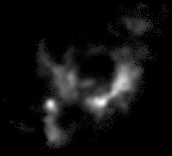
#> input picture astronomical-observations/TAU-N604-H-mod.fits, 172 x 156 px, found by its file name
$ jupyter execute --allow-errors ts-TAU-N604-H.ipynb   (shell and % lines are left out)
#> lines starting #> are read from the running program, lines starting #| are printed output that depends on the picture; after the words box and inside, x2 and y2 are one past the last pixel; in counts of white or black regions, pixels touching at a corner belong together
[cell 1]
import time
start_time=time.time()

[cell 2]
from pathlib import Path
import numpy as np
import json
from astropy.io import fits
from astropy.utils.misc import JsonCustomEncoder
import astropy.units as u
from matplotlib import pyplot as plt
import seaborn as sns
import sys
import turbustat.statistics as tss
from turbustat.statistics import PowerSpectrum
from turbustat.io.sim_tools import create_fits_hdu
import bfunc
import pandas as pd
from rebin_utils import downsample, oversample
from astropy.modeling import models, fitting
fitter = fitting.LevMarLSQFitter()

[cell 3]
distance = 840000 #parsecs
pix = 0.26 #arcsec

[cell 4]
name = 'N604'
element = 'H'
em_line = 'H$α$'

[cell 5]
name_file = 'TAU-N604-H-mod.fits'
name_res = 'TAU-N604-H'
flux_map = 'TAURUS-604-Ha-Flux.fits'

[cell 6]
##Open observations.fits
##Path and name
datapath_obs= Path(open("path-observations.txt", "r").read()).expanduser()
#> (reads surface_brightness_fluctuations/path-observations.txt from the repository)
#name_file = 'TAU-N604-H-mod.fits'
##load obs
obs =fits.open(datapath_obs / name_file)
#> obs = 4 items
##Obs data to matrix array
sb = obs[1].data.astype(float)
#> sb is the input picture: shape (156, 172) float64; 64.56% of the values are NaN or infinite; the others: min 1.42, max 15.15, mean 4.02
vv = obs[2].data.astype(float)
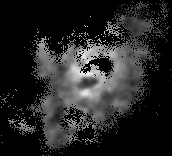
#> vv: shape (156, 172) float64; 64.56% of the values are NaN or infinite; the others: min -16.69, max 32.01, mean 3.56; drawn with min black, max white, NaN and infinite black
##load header data
hdr = obs[0].header
#distance = hdr['distance']

[cell 7]
fig = plt.figure(figsize=(8, 6))
ax = fig.add_subplot()
sns.heatmap(sb, cmap="magma",cbar_kws={'label': 'A.D.U.'})
ax.set_facecolor('xkcd:gray')
ax.set_xlabel('X')
ax.set_ylabel('Y')
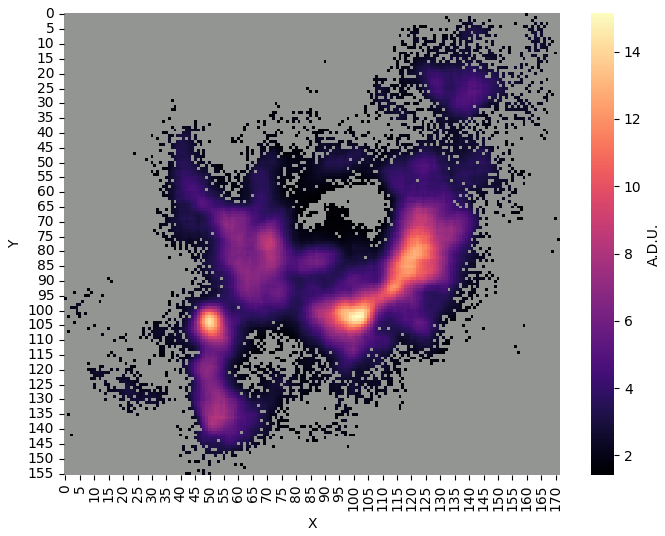
#> figure drawn by matplotlib, 2 panels

[cell 8]
fig = plt.figure(figsize=(8, 6))
ax = fig.add_subplot()
sns.heatmap(vv, cmap="RdBu_r",cbar_kws={'label': 'km/s'})
ax.set_facecolor('xkcd:gray')
ax.set_xlabel('X')
ax.set_ylabel('Y')
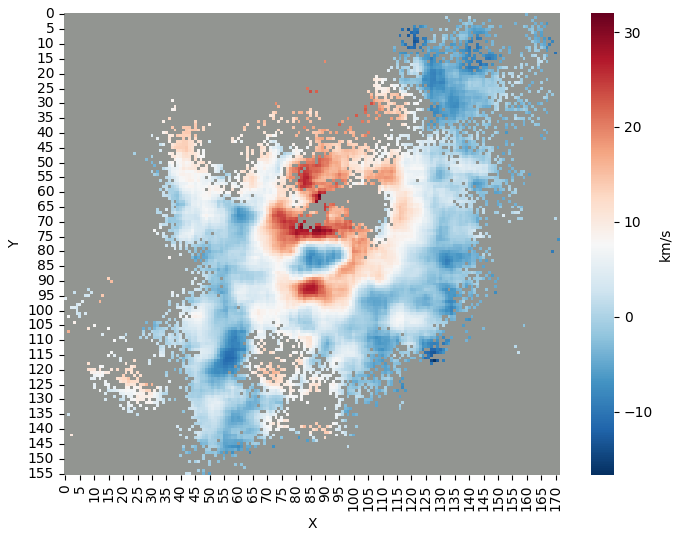
#> figure drawn by matplotlib, 2 panels

[cell 9]
##Open results.json file
##Path and name
datapath_data = Path(open("path-results.txt", "r").read()).expanduser()
#> (reads surface_brightness_fluctuations/path-results.txt from the repository)
#name_res = 'TAU-N604-H' ##change place to the first lines
##Load results
#> (the rest of this cell did not finish here and is left out)

mf = ~np.isfinite(sb) | (sb < 0.0)
sb[mf] = 0.0
sb /= sb.max()
sb /= np.nanmean(sb)

[cell 10]
fig = plt.figure(figsize=(8, 6))
ax = fig.add_subplot()
sns.heatmap(sb, cmap="magma",cbar_kws={'label': 'A.D.U.'})
ax.set_facecolor('xkcd:gray')
ax.set_xlabel('X')
ax.set_ylabel('Y')

[cell 11]
##nan values to mean velocity values
vmed = np.nanmedian(vv)
#> vmed = 1.92
mv = np.isfinite(vv)
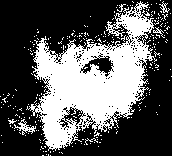
#> mv: shape (156, 172) bool; 35.4% white; 261 white regions (254 under 20 px), largest, box (x1, y1, x2, y2) and area: (26, 1, 157, 151) 8734, (14, 119, 36, 135) 118, (159, 1, 170, 13) 41
vv[~mv] = vmed
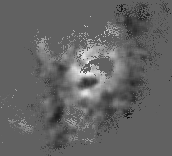
#> vv: shape (156, 172) float64; min -16.69, max 32.01, mean 2.5; drawn with min black and max white

[cell 12]
fig = plt.figure(figsize=(8, 6))
ax = fig.add_subplot()
sns.heatmap(vv, cmap="RdBu_r",cbar_kws={'label': 'km/s'})
ax.set_facecolor('xkcd:gray')
ax.set_xlabel('X')
ax.set_ylabel('Y')
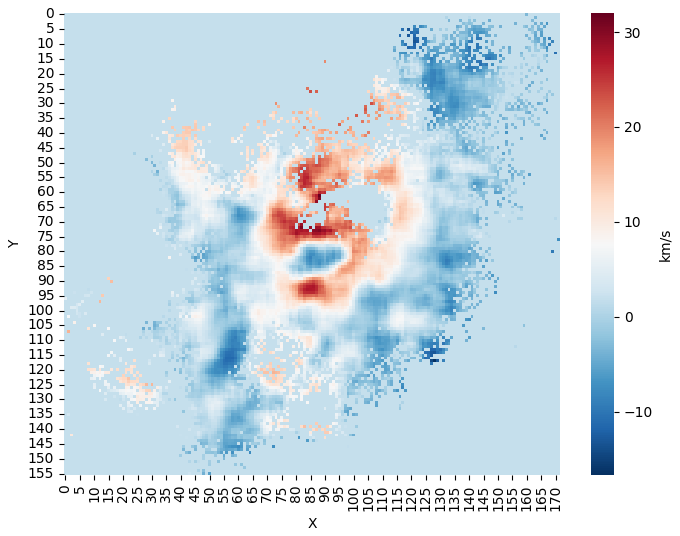
#> figure drawn by matplotlib, 2 panels

[cell 13]
##Tutorial data
##img_hdu = create_fits_hdu(img, pixel_scale, beamfwhm, imshape, restfreq, bunit)
#img_hdu = create_fits_hdu(vv,pix*u.arcsec,1 * u.arcsec, vv.shape, 1 * u.Hz, u.K)
#img_hdu.header
#pspec = PowerSpectrum(img_hdu, distance=distance* u.pc)

Spatial Power Spectrum

[cell 14]
plt.figure(figsize=(14, 8))
#> (the rest of this cell did not finish here and is left out)

#> (a cell that did not finish here is left out)

#> (a cell that did not finish here is left out)

#> (a cell that did not finish here is left out)

[cell 18]
plt.figure(figsize=(14, 8))
#> (the rest of this cell did not finish here and is left out)

Delta-Variance

#> (a cell that did not finish here is left out)

[cell 20]
plt.figure(figsize=(8, 8))
#> (the rest of this cell did not finish here and is left out)

[cell 21]
pc = distance*(2*np.pi) / (360 * 60 * 60) #arcsec to parsecs
corr = pix*pc

[cell 22]
sns.set_context("talk", font_scale=1.1)
#plt.style.use(["seaborn-poster",])

[cell 23]
fig, (ax) = plt.subplots(
    1,
    1,
    sharey=False,
    figsize=(10, 10),
)

##spatial power spectra
#> (the rest of this cell did not finish here and is left out)

[cell 24]
fig, (axx) = plt.subplots(
    1,
    1,
    sharey=False,
    figsize=(10, 10),
)

##delta-variance
#> (the rest of this cell did not finish here and is left out)

[cell 25]
# [5 lines of commented-out code are left out]

PDF/CFD

[cell 26]
#header=0
input_data = (sb,hdr)

#> (a cell that did not finish here is left out)

[cell 28]
from scipy.stats import lognorm
import seaborn as sns
sns.set_color_codes()
sns.set_context("talk")

[cell 29]
LN = lognorm(s=1.0, scale=np.exp(1.0))

[cell 30]
x = np.logspace(-2.0, 2.0, 300)
fig, ax = plt.subplots()
ax.plot(x, LN.pdf(x))
ax.set(xscale="log")
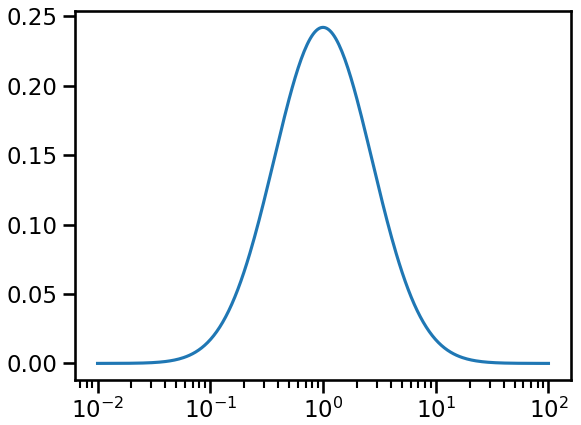
#> figure drawn by matplotlib, 1 panel; curve peaks at x = 1.02, y = 0.242
